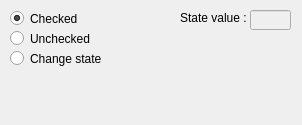
<?xml version="1.0" encoding="UTF-8"?>
<ui version="4.0">
 <class>mHpQtButton</class>
 <widget class="QDialog" name="mHpQtButton">
  <property name="geometry">
   <rect>
    <x>0</x>
    <y>0</y>
    <width>302</width>
    <height>125</height>
   </rect>
  </property>
  <property name="sizePolicy">
   <sizepolicy hsizetype="Fixed" vsizetype="Fixed">
    <horstretch>0</horstretch>
    <verstretch>0</verstretch>
   </sizepolicy>
  </property>
  <property name="minimumSize">
   <size>
    <width>302</width>
    <height>125</height>
   </size>
  </property>
  <property name="maximumSize">
   <size>
    <width>302</width>
    <height>125</height>
   </size>
  </property>
  <property name="windowTitle">
   <string>Checkable Qt Button State</string>
  </property>
  <widget class="QRadioButton" name="RadChecked">
   <property name="geometry">
    <rect>
     <x>10</x>
     <y>10</y>
     <width>81</width>
     <height>17</height>
    </rect>
   </property>
   <property name="text">
    <string>Checked</string>
   </property>
   <property name="checked">
    <bool>true</bool>
   </property>
  </widget>
  <widget class="QRadioButton" name="RadUnchecked">
   <property name="geometry">
    <rect>
     <x>10</x>
     <y>30</y>
     <width>82</width>
     <height>17</height>
    </rect>
   </property>
   <property name="text">
    <string>Unchecked</string>
   </property>
  </widget>
  <widget class="QRadioButton" name="RadChange">
   <property name="geometry">
    <rect>
     <x>10</x>
     <y>50</y>
     <width>121</width>
     <height>17</height>
    </rect>
   </property>
   <property name="text">
    <string>Change state</string>
   </property>
  </widget>
  <widget class="QLabel" name="label">
   <property name="geometry">
    <rect>
     <x>180</x>
     <y>10</y>
     <width>71</width>
     <height>16</height>
    </rect>
   </property>
   <property name="text">
    <string>State value :</string>
   </property>
  </widget>
  <widget class="QLineEdit" name="EdtState">
   <property name="enabled">
    <bool>false</bool>
   </property>
   <property name="geometry">
    <rect>
     <x>250</x>
     <y>10</y>
     <width>41</width>
     <height>20</height>
    </rect>
   </property>
  </widget>
 </widget>
 <resources/>
 <connections/>
</ui>
